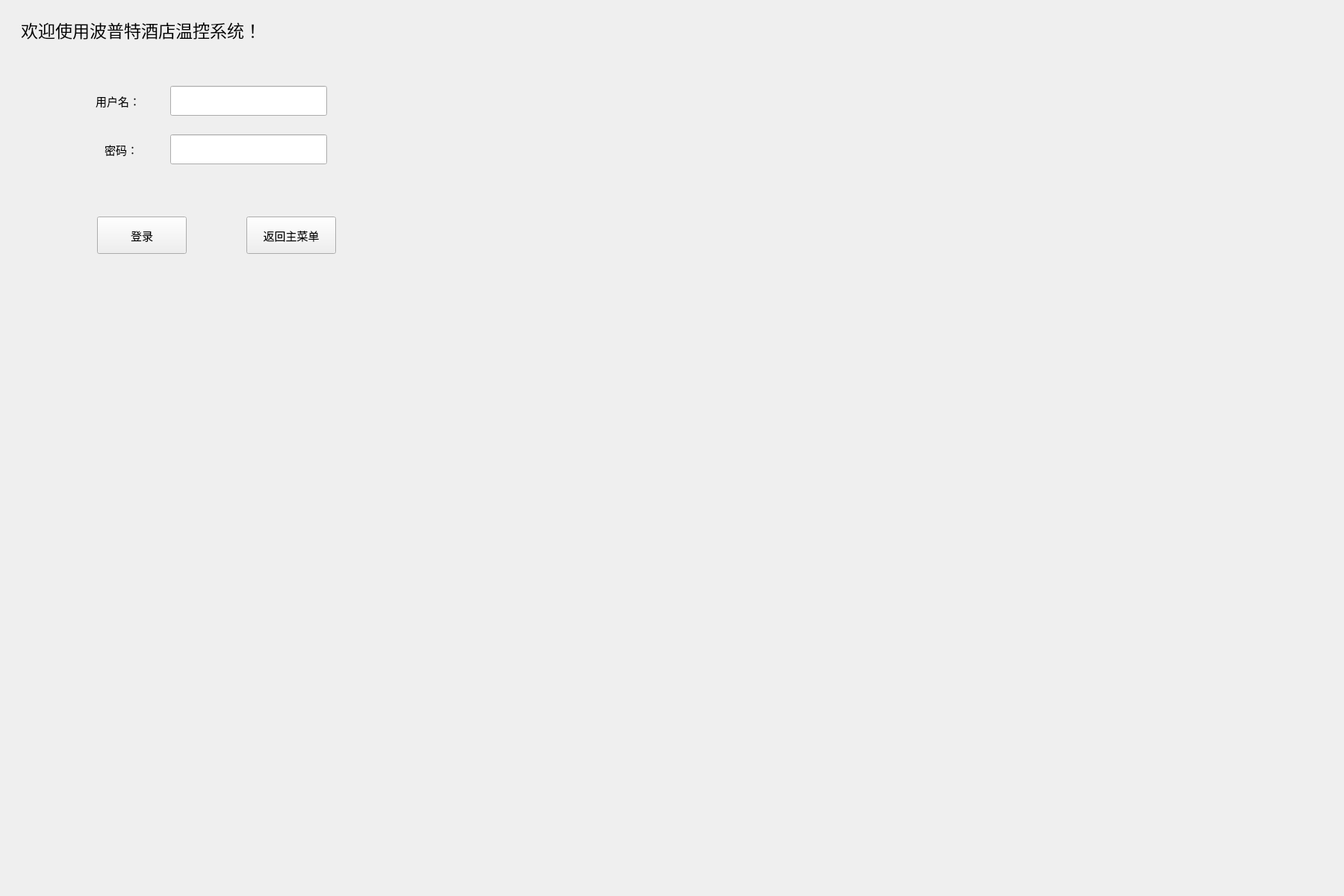
<?xml version="1.0" encoding="UTF-8"?>
<ui version="4.0">
 <class>Form</class>
 <widget class="QWidget" name="Form">
  <property name="geometry">
   <rect>
    <x>0</x>
    <y>0</y>
    <width>1800</width>
    <height>1200</height>
   </rect>
  </property>
  <property name="windowTitle">
   <string>波普特酒店温控系统</string>
  </property>
  <widget class="QLabel" name="label_name">
   <property name="geometry">
    <rect>
     <x>128</x>
     <y>115</y>
     <width>90</width>
     <height>40</height>
    </rect>
   </property>
   <property name="font">
    <font>
     <pointsize>11</pointsize>
    </font>
   </property>
   <property name="text">
    <string>用户名：</string>
   </property>
  </widget>
  <widget class="QLineEdit" name="lineEdit_name">
   <property name="geometry">
    <rect>
     <x>228</x>
     <y>115</y>
     <width>210</width>
     <height>40</height>
    </rect>
   </property>
  </widget>
  <widget class="QLabel" name="label_password">
   <property name="geometry">
    <rect>
     <x>140</x>
     <y>180</y>
     <width>69</width>
     <height>40</height>
    </rect>
   </property>
   <property name="font">
    <font>
     <pointsize>11</pointsize>
    </font>
   </property>
   <property name="lineWidth">
    <number>1</number>
   </property>
   <property name="text">
    <string>密码：</string>
   </property>
  </widget>
  <widget class="QLineEdit" name="lineEdit_password">
   <property name="geometry">
    <rect>
     <x>228</x>
     <y>180</y>
     <width>210</width>
     <height>40</height>
    </rect>
   </property>
   <property name="echoMode">
    <enum>QLineEdit::Password</enum>
   </property>
  </widget>
  <widget class="QPushButton" name="pushButton_login">
   <property name="geometry">
    <rect>
     <x>130</x>
     <y>290</y>
     <width>120</width>
     <height>50</height>
    </rect>
   </property>
   <property name="font">
    <font>
     <pointsize>11</pointsize>
    </font>
   </property>
   <property name="text">
    <string>登录</string>
   </property>
  </widget>
  <widget class="QPushButton" name="pushButton_return">
   <property name="geometry">
    <rect>
     <x>330</x>
     <y>290</y>
     <width>120</width>
     <height>50</height>
    </rect>
   </property>
   <property name="font">
    <font>
     <pointsize>11</pointsize>
    </font>
   </property>
   <property name="text">
    <string>返回主菜单</string>
   </property>
  </widget>
  <widget class="QLabel" name="label_error">
   <property name="geometry">
    <rect>
     <x>230</x>
     <y>220</y>
     <width>200</width>
     <height>40</height>
    </rect>
   </property>
   <property name="text">
    <string/>
   </property>
  </widget>
  <widget class="QLabel" name="label_title">
   <property name="geometry">
    <rect>
     <x>28</x>
     <y>20</y>
     <width>500</width>
     <height>40</height>
    </rect>
   </property>
   <property name="sizePolicy">
    <sizepolicy hsizetype="Expanding" vsizetype="Expanding">
     <horstretch>0</horstretch>
     <verstretch>0</verstretch>
    </sizepolicy>
   </property>
   <property name="font">
    <font>
     <pointsize>17</pointsize>
    </font>
   </property>
   <property name="text">
    <string>欢迎使用波普特酒店温控系统！</string>
   </property>
  </widget>
 </widget>
 <resources/>
 <connections/>
</ui>
